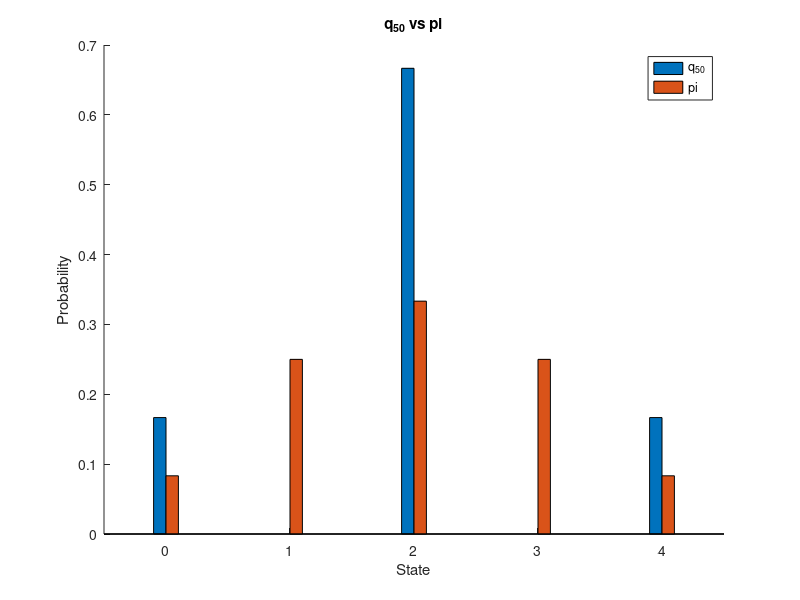

Write MATLAB code to recreate this figure.
% Markov Chain HW 6, Prob 1
% Cooper Wark
clc; clear all; close all;

S = [0 1 2 3 4];
sd = [1/12;1/4;1/3;1/4;1/12]; % Stationary Distribution
X0 = 2;
q0 = [0 0 1 0 0]; 
n = 50;
P = [0 1 0 0 0;
     1/3 0 2/3 0 0;
     0 1/2 0 1/2 0;
     0 0 2/3 0 1/3;
     0 0 0 1 0];
qn = q0 * P^n;

figure(); hold on;
bar(S-0.05,qn,0.1);
bar(S+0.05,sd,0.1);
xlabel("State");
ylabel("Probability");
title("q_{50} vs \pi");
legend("q_{50}","\pi");
xticks(0:4);
xlim([-0.5 4.5]);
